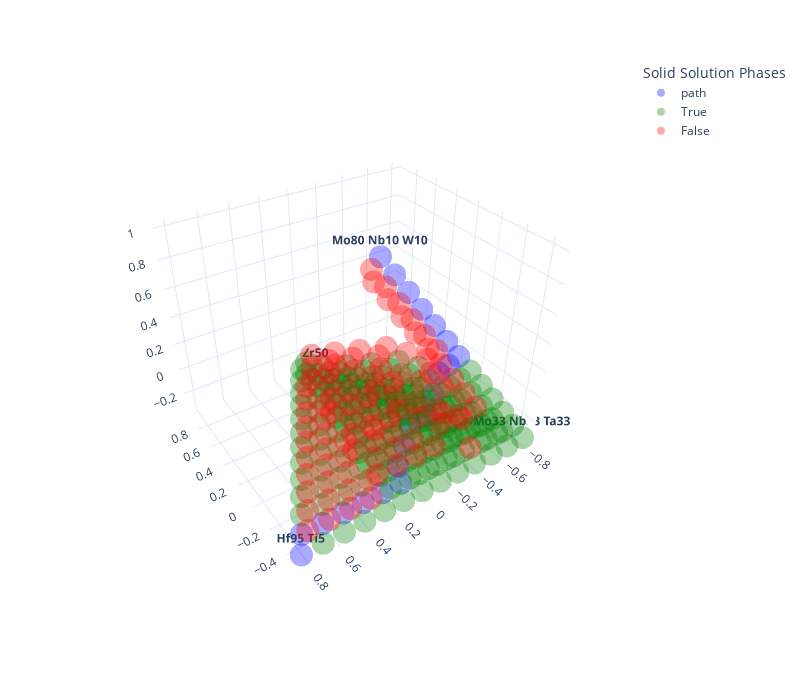

Notebook cell for this chart:
### Markdown cell above
**As you can see, we again complete the path in 21 steps but following a different path that maximizes the RMSAD along the way thanks to the small bias we introduced.**

### Code cell
gridFeasibleMarked = ['path' if i in pathList else f for i, f in enumerate(gridFeasible)]
fig = px.scatter_3d(gridAtt_projected_df, x='x', y='y', z='z', color=gridFeasibleMarked, text=labels, hover_name=formulas,
              template='plotly_white', width=800, height=700, opacity=0.333, color_discrete_sequence=['blue', 'green', 'red'],
              labels={'color':'Solid Solution Phases', 'x':'', 'y':'', 'z':''})
fig.update_scenes({'camera': {'eye': {'x': -1.8, 'y': 1.2, 'z': 1.5}}})
